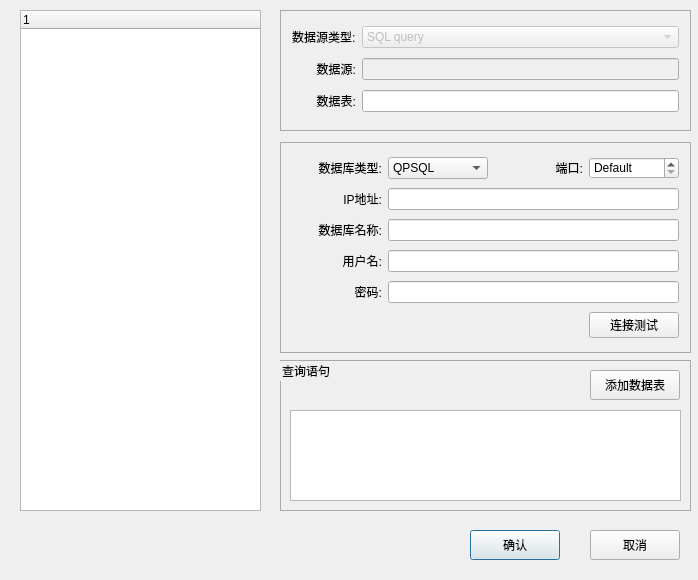
<?xml version="1.0" encoding="UTF-8"?>
<ui version="4.0">
 <class>NCRDNSDataSourceDialogUI</class>
 <widget class="QDialog" name="NCRDNSDataSourceDialogUI">
  <property name="enabled">
   <bool>true</bool>
  </property>
  <property name="geometry">
   <rect>
    <x>0</x>
    <y>0</y>
    <width>698</width>
    <height>580</height>
   </rect>
  </property>
  <property name="sizePolicy">
   <sizepolicy hsizetype="Fixed" vsizetype="Fixed">
    <horstretch>0</horstretch>
    <verstretch>0</verstretch>
   </sizepolicy>
  </property>
  <property name="minimumSize">
   <size>
    <width>698</width>
    <height>580</height>
   </size>
  </property>
  <property name="maximumSize">
   <size>
    <width>698</width>
    <height>580</height>
   </size>
  </property>
  <property name="windowTitle">
   <string>数据源配置对话框</string>
  </property>
  <widget class="QTreeWidget" name="DStreeWidget">
   <property name="geometry">
    <rect>
     <x>20</x>
     <y>10</y>
     <width>241</width>
     <height>501</height>
    </rect>
   </property>
   <column>
    <property name="text">
     <string notr="true">1</string>
    </property>
   </column>
  </widget>
  <widget class="QPushButton" name="confirmbutton">
   <property name="geometry">
    <rect>
     <x>470</x>
     <y>530</y>
     <width>90</width>
     <height>30</height>
    </rect>
   </property>
   <property name="text">
    <string>确认</string>
   </property>
  </widget>
  <widget class="QPushButton" name="canclebutton">
   <property name="geometry">
    <rect>
     <x>590</x>
     <y>530</y>
     <width>90</width>
     <height>30</height>
    </rect>
   </property>
   <property name="text">
    <string>取消</string>
   </property>
  </widget>
  <widget class="QStackedWidget" name="stackedWidget">
   <property name="enabled">
    <bool>true</bool>
   </property>
   <property name="geometry">
    <rect>
     <x>270</x>
     <y>10</y>
     <width>431</width>
     <height>501</height>
    </rect>
   </property>
   <property name="styleSheet">
    <string notr="true">QGroupBox {
border-width:1px;  
border-style:solid;
border-color:darkgray;   
}</string>
   </property>
   <property name="currentIndex">
    <number>1</number>
   </property>
   <widget class="QWidget" name="page">
    <widget class="QGroupBox" name="NSgroupBoxPropeties">
     <property name="enabled">
      <bool>false</bool>
     </property>
     <property name="geometry">
      <rect>
       <x>10</x>
       <y>0</y>
       <width>411</width>
       <height>121</height>
      </rect>
     </property>
     <property name="focusPolicy">
      <enum>Qt::StrongFocus</enum>
     </property>
     <property name="styleSheet">
      <string notr="true"/>
     </property>
     <property name="title">
      <string/>
     </property>
     <layout class="QGridLayout" name="gridLayout">
      <item row="0" column="0">
       <widget class="QLabel" name="NSDStypelabel">
        <property name="text">
         <string>数据源类型:</string>
        </property>
       </widget>
      </item>
      <item row="0" column="1">
       <widget class="QComboBox" name="NScomboDsType">
        <property name="enabled">
         <bool>false</bool>
        </property>
        <item>
         <property name="text">
          <string>SQL query</string>
         </property>
        </item>
        <item>
         <property name="text">
          <string>Text</string>
         </property>
        </item>
        <item>
         <property name="text">
          <string>XML</string>
         </property>
        </item>
        <item>
         <property name="text">
          <string>String list</string>
         </property>
        </item>
        <item>
         <property name="text">
          <string>Item model</string>
         </property>
        </item>
        <item>
         <property name="text">
          <string>Custom</string>
         </property>
        </item>
       </widget>
      </item>
      <item row="1" column="0">
       <widget class="QLabel" name="NSdslabel">
        <property name="text">
         <string>数据源:</string>
        </property>
        <property name="alignment">
         <set>Qt::AlignRight|Qt::AlignTrailing|Qt::AlignVCenter</set>
        </property>
       </widget>
      </item>
      <item row="1" column="1">
       <widget class="QLineEdit" name="NSds">
        <property name="enabled">
         <bool>false</bool>
        </property>
       </widget>
      </item>
      <item row="2" column="0">
       <widget class="QLabel" name="NSdsIDlabel">
        <property name="text">
         <string>数据表:</string>
        </property>
        <property name="alignment">
         <set>Qt::AlignRight|Qt::AlignTrailing|Qt::AlignVCenter</set>
        </property>
       </widget>
      </item>
      <item row="2" column="1">
       <widget class="QLineEdit" name="NSdsID">
        <property name="enabled">
         <bool>false</bool>
        </property>
       </widget>
      </item>
     </layout>
    </widget>
    <widget class="QGroupBox" name="NSgbConnection">
     <property name="enabled">
      <bool>false</bool>
     </property>
     <property name="geometry">
      <rect>
       <x>10</x>
       <y>132</y>
       <width>411</width>
       <height>211</height>
      </rect>
     </property>
     <property name="styleSheet">
      <string notr="true"/>
     </property>
     <property name="title">
      <string/>
     </property>
     <layout class="QGridLayout" name="gridLayout_2">
      <item row="0" column="0">
       <widget class="QLabel" name="NSDrivelabel">
        <property name="text">
         <string>数据库类型:</string>
        </property>
        <property name="alignment">
         <set>Qt::AlignRight|Qt::AlignTrailing|Qt::AlignVCenter</set>
        </property>
       </widget>
      </item>
      <item row="0" column="1">
       <widget class="QComboBox" name="NScDriver">
        <item>
         <property name="text">
          <string>QPSQL</string>
         </property>
        </item>
        <item>
         <property name="text">
          <string>QMYSQL</string>
         </property>
        </item>
        <item>
         <property name="text">
          <string>QOCI</string>
         </property>
        </item>
        <item>
         <property name="text">
          <string>QODBC</string>
         </property>
        </item>
        <item>
         <property name="text">
          <string>QDB2</string>
         </property>
        </item>
        <item>
         <property name="text">
          <string>QTDS</string>
         </property>
        </item>
        <item>
         <property name="text">
          <string>QSQLITE</string>
         </property>
        </item>
        <item>
         <property name="text">
          <string>QIBASE</string>
         </property>
        </item>
        <item>
         <property name="text">
          <string>QSQLITE2</string>
         </property>
        </item>
        <item>
         <property name="text">
          <string>QSYMSQL</string>
         </property>
        </item>
        <item>
         <property name="text">
          <string>QKINGBASE</string>
         </property>
        </item>
       </widget>
      </item>
      <item row="0" column="2">
       <widget class="QLabel" name="NSPortlabel">
        <property name="text">
         <string>端口:</string>
        </property>
        <property name="alignment">
         <set>Qt::AlignRight|Qt::AlignTrailing|Qt::AlignVCenter</set>
        </property>
       </widget>
      </item>
      <item row="0" column="3">
       <widget class="QSpinBox" name="NScPort">
        <property name="specialValueText">
         <string>Default</string>
        </property>
        <property name="maximum">
         <number>99999</number>
        </property>
       </widget>
      </item>
      <item row="1" column="0">
       <widget class="QLabel" name="NSHostlabel">
        <property name="text">
         <string>IP地址:</string>
        </property>
        <property name="alignment">
         <set>Qt::AlignRight|Qt::AlignTrailing|Qt::AlignVCenter</set>
        </property>
       </widget>
      </item>
      <item row="2" column="0">
       <widget class="QLabel" name="NSDatabaselabel">
        <property name="text">
         <string>数据库名称:</string>
        </property>
        <property name="alignment">
         <set>Qt::AlignRight|Qt::AlignTrailing|Qt::AlignVCenter</set>
        </property>
       </widget>
      </item>
      <item row="3" column="0">
       <widget class="QLabel" name="NSUsernamelabel">
        <property name="text">
         <string>用户名:</string>
        </property>
        <property name="alignment">
         <set>Qt::AlignRight|Qt::AlignTrailing|Qt::AlignVCenter</set>
        </property>
       </widget>
      </item>
      <item row="4" column="0">
       <widget class="QLabel" name="NSUsernamelabel_2">
        <property name="text">
         <string>密码:</string>
        </property>
        <property name="alignment">
         <set>Qt::AlignRight|Qt::AlignTrailing|Qt::AlignVCenter</set>
        </property>
       </widget>
      </item>
      <item row="1" column="1" colspan="3">
       <widget class="QLineEdit" name="NScHost"/>
      </item>
      <item row="2" column="1" colspan="3">
       <widget class="QLineEdit" name="NScDatabase"/>
      </item>
      <item row="3" column="1" colspan="3">
       <widget class="QLineEdit" name="NScUsername"/>
      </item>
      <item row="4" column="1" colspan="3">
       <widget class="QLineEdit" name="NScPassword">
        <property name="echoMode">
         <enum>QLineEdit::Password</enum>
        </property>
       </widget>
      </item>
      <item row="5" column="3">
       <widget class="QPushButton" name="NSbtnTestConn">
        <property name="text">
         <string>连接测试</string>
        </property>
       </widget>
      </item>
     </layout>
    </widget>
    <widget class="QGroupBox" name="NSgroupBoxQuery">
     <property name="enabled">
      <bool>false</bool>
     </property>
     <property name="geometry">
      <rect>
       <x>10</x>
       <y>350</y>
       <width>411</width>
       <height>151</height>
      </rect>
     </property>
     <property name="styleSheet">
      <string notr="true"/>
     </property>
     <property name="title">
      <string>  查询语句</string>
     </property>
     <widget class="QPlainTextEdit" name="NSqueryEditor">
      <property name="enabled">
       <bool>false</bool>
      </property>
      <property name="geometry">
       <rect>
        <x>10</x>
        <y>30</y>
        <width>391</width>
        <height>111</height>
       </rect>
      </property>
      <property name="tabStopWidth">
       <number>4</number>
      </property>
     </widget>
    </widget>
   </widget>
   <widget class="QWidget" name="page_2">
    <widget class="QGroupBox" name="NCgroupBoxPropeties">
     <property name="geometry">
      <rect>
       <x>10</x>
       <y>0</y>
       <width>411</width>
       <height>121</height>
      </rect>
     </property>
     <property name="palette">
      <palette>
       <active>
        <colorrole role="Button">
         <brush brushstyle="SolidPattern">
          <color alpha="255">
           <red>255</red>
           <green>255</green>
           <blue>255</blue>
          </color>
         </brush>
        </colorrole>
        <colorrole role="Base">
         <brush brushstyle="SolidPattern">
          <color alpha="255">
           <red>255</red>
           <green>255</green>
           <blue>255</blue>
          </color>
         </brush>
        </colorrole>
        <colorrole role="Window">
         <brush brushstyle="SolidPattern">
          <color alpha="255">
           <red>255</red>
           <green>255</green>
           <blue>255</blue>
          </color>
         </brush>
        </colorrole>
       </active>
       <inactive>
        <colorrole role="Button">
         <brush brushstyle="SolidPattern">
          <color alpha="255">
           <red>255</red>
           <green>255</green>
           <blue>255</blue>
          </color>
         </brush>
        </colorrole>
        <colorrole role="Base">
         <brush brushstyle="SolidPattern">
          <color alpha="255">
           <red>255</red>
           <green>255</green>
           <blue>255</blue>
          </color>
         </brush>
        </colorrole>
        <colorrole role="Window">
         <brush brushstyle="SolidPattern">
          <color alpha="255">
           <red>255</red>
           <green>255</green>
           <blue>255</blue>
          </color>
         </brush>
        </colorrole>
       </inactive>
       <disabled>
        <colorrole role="Button">
         <brush brushstyle="SolidPattern">
          <color alpha="255">
           <red>255</red>
           <green>255</green>
           <blue>255</blue>
          </color>
         </brush>
        </colorrole>
        <colorrole role="Base">
         <brush brushstyle="SolidPattern">
          <color alpha="255">
           <red>255</red>
           <green>255</green>
           <blue>255</blue>
          </color>
         </brush>
        </colorrole>
        <colorrole role="Window">
         <brush brushstyle="SolidPattern">
          <color alpha="255">
           <red>255</red>
           <green>255</green>
           <blue>255</blue>
          </color>
         </brush>
        </colorrole>
       </disabled>
      </palette>
     </property>
     <property name="styleSheet">
      <string notr="true"/>
     </property>
     <property name="title">
      <string/>
     </property>
     <layout class="QGridLayout" name="gridLayout_3">
      <item row="0" column="0">
       <widget class="QLabel" name="NCDStypelabel">
        <property name="text">
         <string>数据源类型:</string>
        </property>
       </widget>
      </item>
      <item row="0" column="1">
       <widget class="QComboBox" name="NCcomboDsType">
        <property name="enabled">
         <bool>false</bool>
        </property>
        <item>
         <property name="text">
          <string>SQL query</string>
         </property>
        </item>
        <item>
         <property name="text">
          <string>Text</string>
         </property>
        </item>
        <item>
         <property name="text">
          <string>XML</string>
         </property>
        </item>
        <item>
         <property name="text">
          <string>String list</string>
         </property>
        </item>
        <item>
         <property name="text">
          <string>Item model</string>
         </property>
        </item>
        <item>
         <property name="text">
          <string>Custom</string>
         </property>
        </item>
       </widget>
      </item>
      <item row="1" column="0">
       <widget class="QLabel" name="NCdslabel">
        <property name="text">
         <string>数据源:</string>
        </property>
        <property name="alignment">
         <set>Qt::AlignRight|Qt::AlignTrailing|Qt::AlignVCenter</set>
        </property>
       </widget>
      </item>
      <item row="1" column="1">
       <widget class="QLineEdit" name="NCds">
        <property name="enabled">
         <bool>false</bool>
        </property>
       </widget>
      </item>
      <item row="2" column="0">
       <widget class="QLabel" name="NCdsIDlabel">
        <property name="text">
         <string>数据表:</string>
        </property>
        <property name="alignment">
         <set>Qt::AlignRight|Qt::AlignTrailing|Qt::AlignVCenter</set>
        </property>
       </widget>
      </item>
      <item row="2" column="1">
       <widget class="QLineEdit" name="NCdsID">
        <property name="enabled">
         <bool>true</bool>
        </property>
       </widget>
      </item>
     </layout>
    </widget>
    <widget class="QGroupBox" name="NCgbConnection">
     <property name="enabled">
      <bool>true</bool>
     </property>
     <property name="geometry">
      <rect>
       <x>10</x>
       <y>132</y>
       <width>411</width>
       <height>211</height>
      </rect>
     </property>
     <property name="styleSheet">
      <string notr="true"/>
     </property>
     <property name="title">
      <string/>
     </property>
     <layout class="QGridLayout" name="gridLayout_4">
      <item row="0" column="0">
       <widget class="QLabel" name="NCDriverlabel">
        <property name="text">
         <string>数据库类型:</string>
        </property>
        <property name="alignment">
         <set>Qt::AlignRight|Qt::AlignTrailing|Qt::AlignVCenter</set>
        </property>
       </widget>
      </item>
      <item row="0" column="1">
       <widget class="QComboBox" name="NCcDriver">
        <item>
         <property name="text">
          <string>QPSQL</string>
         </property>
        </item>
        <item>
         <property name="text">
          <string>QMYSQL</string>
         </property>
        </item>
        <item>
         <property name="text">
          <string>QOCI</string>
         </property>
        </item>
        <item>
         <property name="text">
          <string>QODBC</string>
         </property>
        </item>
        <item>
         <property name="text">
          <string>QDB2</string>
         </property>
        </item>
        <item>
         <property name="text">
          <string>QTDS</string>
         </property>
        </item>
        <item>
         <property name="text">
          <string>QSQLITE</string>
         </property>
        </item>
        <item>
         <property name="text">
          <string>QIBASE</string>
         </property>
        </item>
        <item>
         <property name="text">
          <string>QSQLITE2</string>
         </property>
        </item>
        <item>
         <property name="text">
          <string>QSYMSQL</string>
         </property>
        </item>
        <item>
         <property name="text">
          <string>QKINGBASE</string>
         </property>
        </item>
       </widget>
      </item>
      <item row="0" column="2">
       <widget class="QLabel" name="NCPortlabel">
        <property name="text">
         <string>端口:</string>
        </property>
        <property name="alignment">
         <set>Qt::AlignRight|Qt::AlignTrailing|Qt::AlignVCenter</set>
        </property>
       </widget>
      </item>
      <item row="0" column="3">
       <widget class="QSpinBox" name="NCcPort">
        <property name="specialValueText">
         <string>Default</string>
        </property>
        <property name="maximum">
         <number>99999</number>
        </property>
       </widget>
      </item>
      <item row="1" column="0">
       <widget class="QLabel" name="NCHostlabel">
        <property name="text">
         <string>IP地址:</string>
        </property>
        <property name="alignment">
         <set>Qt::AlignRight|Qt::AlignTrailing|Qt::AlignVCenter</set>
        </property>
       </widget>
      </item>
      <item row="2" column="0">
       <widget class="QLabel" name="NCDatabaselabel">
        <property name="text">
         <string>数据库名称:</string>
        </property>
        <property name="alignment">
         <set>Qt::AlignRight|Qt::AlignTrailing|Qt::AlignVCenter</set>
        </property>
       </widget>
      </item>
      <item row="3" column="0">
       <widget class="QLabel" name="NCUserNamelabel">
        <property name="text">
         <string>用户名:</string>
        </property>
        <property name="alignment">
         <set>Qt::AlignRight|Qt::AlignTrailing|Qt::AlignVCenter</set>
        </property>
       </widget>
      </item>
      <item row="4" column="0">
       <widget class="QLabel" name="NCPasswordlabel">
        <property name="text">
         <string>密码:</string>
        </property>
        <property name="alignment">
         <set>Qt::AlignRight|Qt::AlignTrailing|Qt::AlignVCenter</set>
        </property>
       </widget>
      </item>
      <item row="1" column="1" colspan="3">
       <widget class="QLineEdit" name="NCcHost"/>
      </item>
      <item row="2" column="1" colspan="3">
       <widget class="QLineEdit" name="NCcDatabase"/>
      </item>
      <item row="3" column="1" colspan="3">
       <widget class="QLineEdit" name="NCcUsername"/>
      </item>
      <item row="4" column="1" colspan="3">
       <widget class="QLineEdit" name="NCcPassword">
        <property name="echoMode">
         <enum>QLineEdit::Password</enum>
        </property>
       </widget>
      </item>
      <item row="5" column="3">
       <widget class="QPushButton" name="NCbtnTestConn">
        <property name="text">
         <string>连接测试</string>
        </property>
       </widget>
      </item>
     </layout>
    </widget>
    <widget class="QGroupBox" name="NCgroupBoxQuery">
     <property name="geometry">
      <rect>
       <x>10</x>
       <y>350</y>
       <width>411</width>
       <height>151</height>
      </rect>
     </property>
     <property name="styleSheet">
      <string notr="true"/>
     </property>
     <property name="title">
      <string>查询语句</string>
     </property>
     <widget class="QPlainTextEdit" name="NCqueryEditor">
      <property name="enabled">
       <bool>true</bool>
      </property>
      <property name="geometry">
       <rect>
        <x>10</x>
        <y>50</y>
        <width>391</width>
        <height>91</height>
       </rect>
      </property>
      <property name="tabStopWidth">
       <number>4</number>
      </property>
     </widget>
     <widget class="QPushButton" name="NCbtnCreateTree">
      <property name="geometry">
       <rect>
        <x>310</x>
        <y>10</y>
        <width>90</width>
        <height>30</height>
       </rect>
      </property>
      <property name="text">
       <string>添加数据表</string>
      </property>
     </widget>
    </widget>
   </widget>
  </widget>
 </widget>
 <layoutdefault spacing="6" margin="11"/>
 <resources/>
 <connections/>
</ui>
